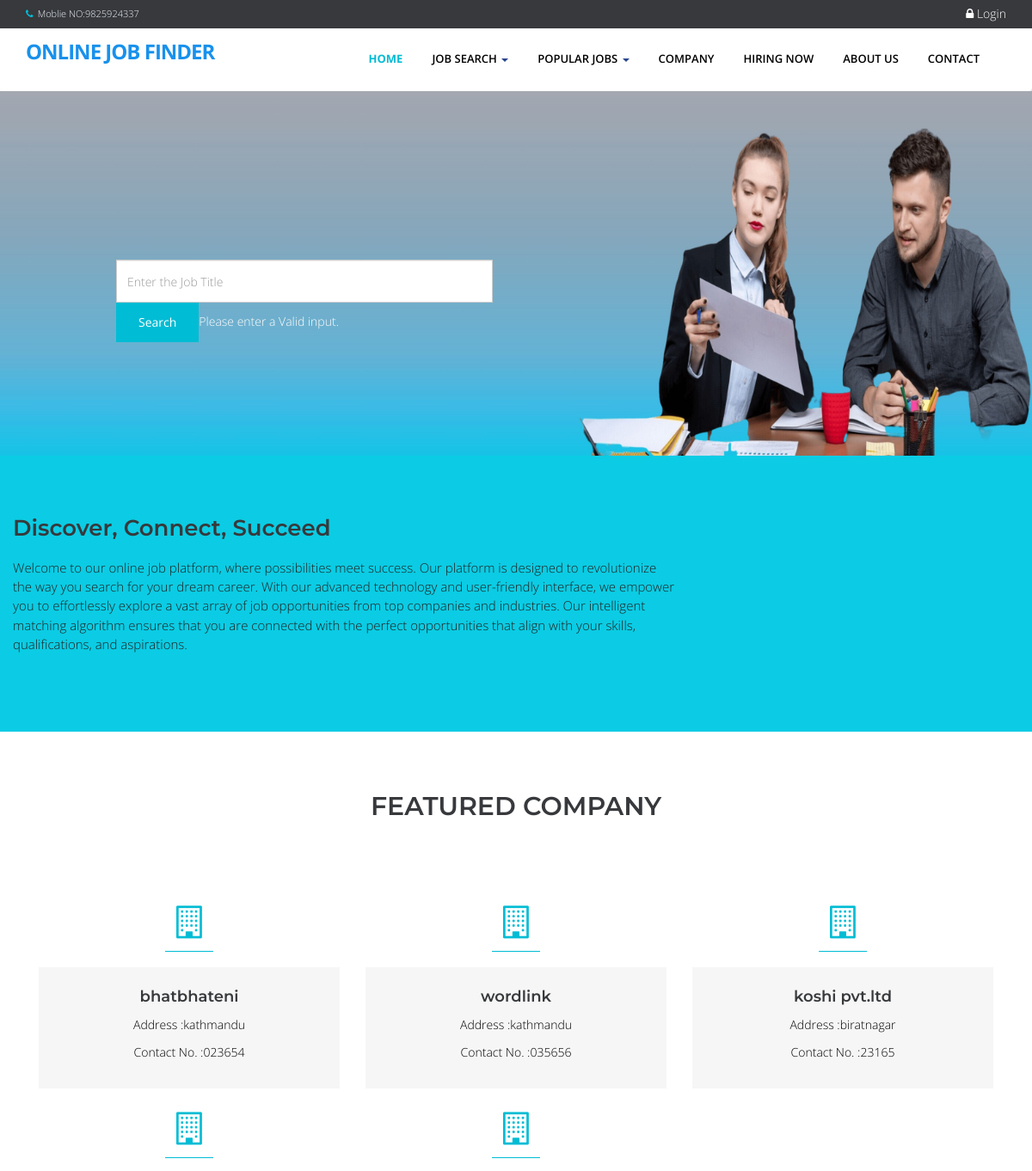
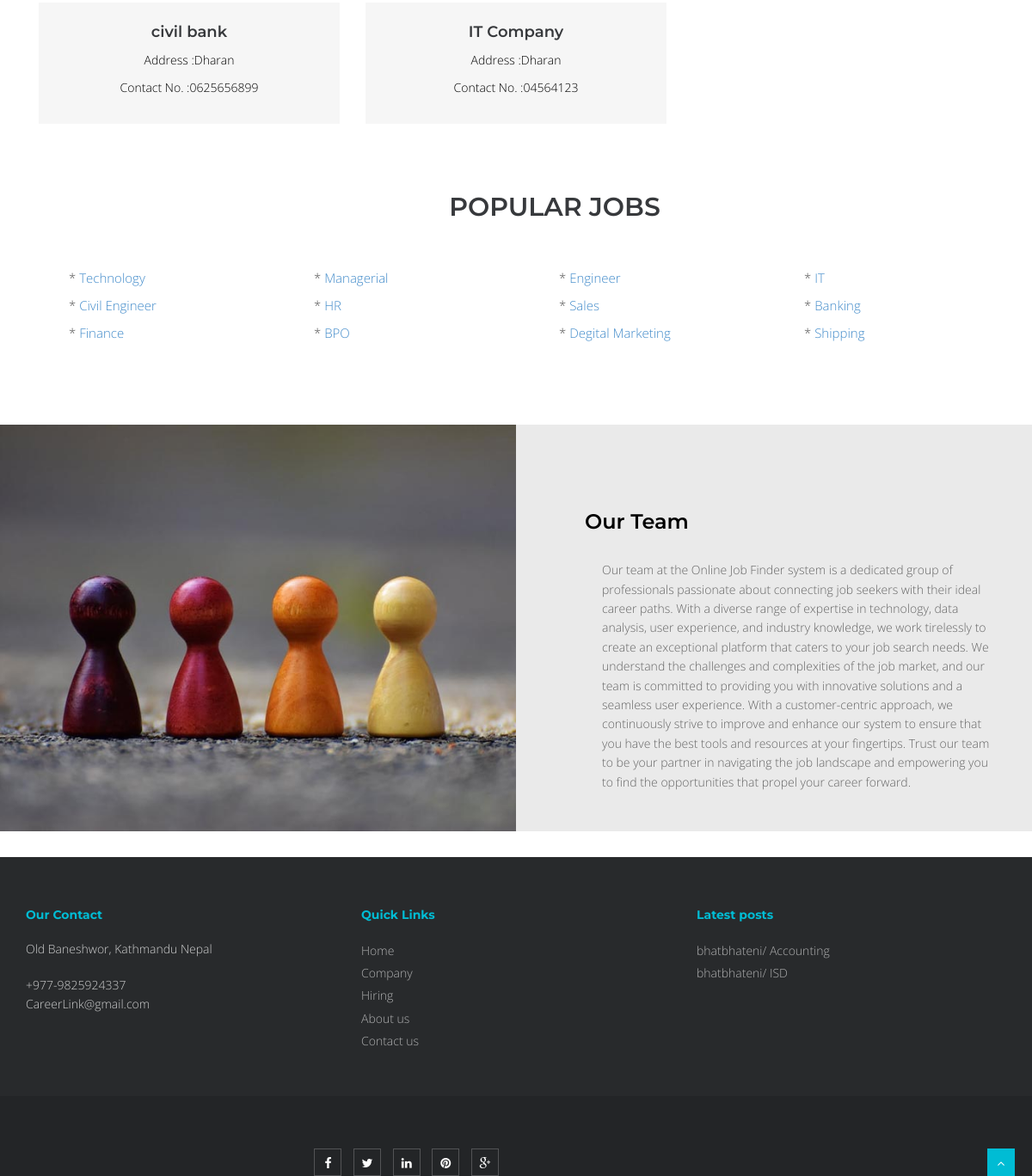
The page / on the database its author committed (2 pictures, top to bottom).
### tables this page shows
CREATE TABLE `tblcompany` (
  `COMPANYID` int(11) NOT NULL,
  `COMPANYNAME` varchar(90) NOT NULL,
  `COMPANYADDRESS` varchar(90) NOT NULL,
  `COMPANYCONTACTNO` varchar(30) NOT NULL,
  `COMPANYSTATUS` varchar(90) NOT NULL,
  `COMPANYMISSION` text NOT NULL
);

CREATE TABLE `tblcategory` (
  `CATEGORYID` int(11) NOT NULL,
  `CATEGORY` varchar(250) NOT NULL
);

CREATE TABLE `tbljob` (
  `JOBID` int(11) NOT NULL,
  `COMPANYID` int(11) NOT NULL,
  `CATEGORY` varchar(250) NOT NULL,
  `OCCUPATIONTITLE` varchar(90) NOT NULL,
  `REQ_NO_EMPLOYEES` int(11) NOT NULL,
  `SALARIES` double NOT NULL,
  `DURATION_EMPLOYEMENT` varchar(90) NOT NULL,
  `QUALIFICATION_WORKEXPERIENCE` text NOT NULL,
  `JOBDESCRIPTION` text NOT NULL,
  `PREFEREDSEX` varchar(30) NOT NULL,
  `SECTOR_VACANCY` text NOT NULL,
  `JOBSTATUS` varchar(90) NOT NULL,
  `DATEPOSTED` datetime NOT NULL
);

### index.php (called while the page is built, shortened)
<?php
require_once("include/initialize.php");
require_once("theme/templates.php");
?>

### include/database.php (called while the page is built, shortened)
<?php
class Database {
	var $sql_string = '';
	private $conn;
	public function open_connection() {
		$this->conn = mysqli_connect(server,user,pass);
		if(!$this->conn){
			echo "Problem in database connection! Contact administrator!";
			exit();
		}else{
			$db_select = mysqli_select_db($this->conn,database_name);
		}
	}
	function setQuery($sql='') {
		$this->sql_string=$sql;
	}
	function executeQuery() {
		$result = mysqli_query($this->conn,$this->sql_string);
		return $result;
	}
	private function confirm_query($result) {
		return $result;
	}
	function loadResultList( $key='' ) {
		$cur = $this->executeQuery();
		$array = array();
		while ($row = mysqli_fetch_object($cur)) {
			if ($key) {
				$array[$row->$key] = $row;
			} else {
				$array[] = $row;
			}
		}
		return $array;
	}
}
$mydb = new Database();
?>

### home.php (the view, shortened to what this page needs)
<section id="banner" height="50%">
         <div id="main-slider" class="flexslider">
             <ul class="slides">
               <li>
                 <img src="<?php echo web_root; ?>plugins/home-plugins/img/slides/wep8.jpeg" alt="" />
                 <div class="flex-caption">
             <div class="row">
   <form action="index.php" method="GET">
   <div class="input-group" style="align:Y-axis-40;">
   <input type="text" name="jobTitle" style = "height:50px; widhth:60px" class="form-control rounded"  placeholder="Enter the Job Title" aria-label="Search" aria-describedby="submit" />
   <button type="submit" class="btn btn-outline-primary">Search</button>
   <?php
    if (isset($_POST['search'])) {
        $searchTerm = $_POST['search'];
        if (empty($job)) {
            echo "No jobs found.";
        } else {
            echo "Search results for: " . $job;
        }
    } else {
        echo "Please enter a Valid input.";
    }
    ?>
            </ul>
 </div>
   </div>
   <section id="call-to-action-2">
     <div class="container-fluid">
       <div class="row">
         <div class="col-md-8 col-sm-9">
           <h3>Discover, Connect, Succeed</h3>
           <p>
           Welcome to our online job platform, where possibilities meet success.
            Our platform is designed to revolutionize the way you search for your dream career. With our
            advanced technology and user-friendly interface, we empower you to effortlessly explore a vast array of
             job opportunities from top companies and industries. Our intelligent matching algorithm ensures that you
             are connected with the perfect opportunities that align with your skills, qualifications, and aspirations.
           </p>
         </div>
       </div>
     </div>
   </section>
   <section id="content">
   <div class="container">
         <div class="row">
       <div class="col-md-12">
         <div class="aligncenter"><h2 class="aligncenter">Featured Company</h2></div>
         <br/>
       </div>
     </div>
     <?php
       $sql = "SELECT * FROM `tblcompany`";
       $mydb->setQuery($sql);
       $comp = $mydb->loadResultList();
       foreach ($comp as $company ) {
     ?>
             <div class="col-sm-4 info-blocks">
                 <i class="icon-info-blocks fa fa-building-o"></i>
                 <div class="info-blocks-in">
                     <h3><?php echo $company->COMPANYNAME;?></h3>
                     <p>Address :<?php echo $company->COMPANYADDRESS;?></p>
                     <p>Contact No. :<?php echo $company->COMPANYCONTACTNO;?></p>
                 </div>
             </div>
     <?php } ?>
   </div>
   </section>
   <section class="section-padding gray-bg">
     <div class="container">
       <div class="row">
         <div class="col-md-12">
           <div class="section-title text-center">
             <h2 >Popular Jobs</h2>
           </div>
         </div>
       </div>
       <div class="row">
         <div class="col-md-12 ">
           <?php
             $sql = "SELECT * FROM `tblcategory`";
             $mydb->setQuery($sql);
             $cur = $mydb->loadResultList();
             foreach ($cur as $result) {
               echo '<div class="col-md-3" style="font-size:15px;padding:5px">*
               <a href="'.web_root.'index.php?q=category&search='.$result->CATEGORY.'">
               '.$result->CATEGORY.'</a></div>';
             }
           ?>
         </div>
       </div>
     </div>
   </section>
   <section id="content-3-10" class="content-block data-section nopad content-3-10">
   <div class="image-container col-sm-6 col-xs-12 pull-left">
     <div class="background-image-holder">
     </div>
   </div>
   <div class="container-fluid">
     <div class="row">
       <div class="col-sm-6 col-sm-offset-6 col-xs-12 content">
         <div class="editContent">
           <h3>Our Team</h3>
         </div>
         <div class="editContent"  style="height:235px;">
           <p style=margin:20px;>
           Our team at the Online Job Finder system is a dedicated group of professionals passionate about connecting
           job seekers with their ideal career paths. With a diverse range of expertise in technology, data analysis,
           user experience, and industry knowledge, we work tirelessly to create an exceptional platform that caters to
           your job search needs. We understand the challenges and complexities of the job market, and our team is
           committed
           to providing you with innovative solutions and a seamless user experience. With a customer-centric approach,
           we continuously strive to improve and enhance our system to ensure that you have the best tools and resources
            at your fingertips. Trust our team to be your partner in navigating the
           job landscape and empowering you to find the opportunities that propel your career forward.
           </P>
         </div>
       </div>
     </div>
   </div>
 </section>

### theme/templates.php (shortened to what this page needs)
 <!DOCTYPE html>
<html lang="en">
<head>
<link href="<?php echo web_root; ?>plugins/home-plugins/css/bootstrap.min.css" rel="stylesheet" />
<link href="<?php echo web_root; ?>plugins/home-plugins/css/fancybox/jquery.fancybox.css" rel="stylesheet">
<link href="<?php echo web_root; ?>plugins/home-plugins/css/flexslider.css" rel="stylesheet" />
<link href="<?php echo web_root; ?>plugins/home-plugins/css/style.css" rel="stylesheet" />
<link rel="stylesheet" href="<?php echo web_root;?>plugins/font-awesome/css/font-awesome.min.css">
<link rel="stylesheet" href="<?php echo web_root;?>plugins/dataTables/jquery.dataTables.min.css">
<link rel="stylesheet" href="<?php echo web_root;?>plugins/dataTables/jquery.dataTables_themeroller.css">
<link href="<?php echo web_root; ?>plugins/datepicker/bootstrap-datetimepicker.min.css" rel="stylesheet" media="screen">
<link href="<?php echo web_root; ?>plugins/datepicker/datepicker3.css" rel="stylesheet" media="screen">
</head>
<body>
<div id="wrapper" class="home-page">
  <header>
        <div class="topbar navbar-fixed-top">
          <div class="container">
            <div class="row">
              <div class="col-md-12">
                <p class="pull-left hidden-xs"><i class="fa fa-phone"></i>Moblie NO:9825924337</p>
                <?php if (isset($_SESSION['APPLICANTID'])) {
                    $sql = "SELECT count(*) as 'COUNTNOTIF' FROM `tbljob` ORDER BY `DATEPOSTED` DESC";
                    $mydb->setQuery($sql);
                    $showNotif = $mydb->loadSingleResult();
                    $notif =isset($showNotif->COUNTNOTIF) ? $showNotif->COUNTNOTIF : 0;
                    $applicant = new Applicants();
                    $appl  = $applicant->single_applicant($_SESSION['APPLICANTID']);
                    $sql ="SELECT count(*) as 'COUNT' FROM `tbljobregistration` WHERE `PENDINGAPPLICATION`=0 AND `HVIEW`=0 AND `APPLICANTID`='{$appl->APPLICANTID}'";
                    $mydb->setQuery($sql);
                    $showMsg = $mydb->loadSingleResult();
                    $msg =isset($showMsg->COUNT) ? $showMsg->COUNT : 0;
                    echo ' <p class="pull-right login"><a title="View Notification(s)" href="'.web_root.'applicant/index.php?view=notification"> <i class="fa fa-bell-o"></i> <span class="label label-success">'.$notif.'</span></a> | <a title="View Message(s)" href="'.web_root.'applicant/index.php?view=message"> <i class="fa fa-envelope-o"></i> <span class="label label-success">'.$msg.'</span></a> | <a title="View Profile" href="'.web_root.'applicant/"> <i class="fa fa-user"></i> Howdy, '. $appl->FNAME. ' '.$appl->LNAME .' </a> | <a href="'.web_root.'logout.php">  <i class="fa fa-sign-out"> </i>Logout</a> </p>';
                    }else{ ?>
                      <p   class="pull-right login"><a data-target="#myModal" data-toggle="modal" href=""> <i class="fa fa-lock"></i> Login </a></p>
                <?php } ?>
              </div>
            </div>
          </div>
        </div>
        <div style="min-height: 30px;"></div>
        <div class="navbar navbar-default navbar-fixed" >
            <div class="container">
                <div class="navbar-header">
                    <a class="navbar-brand" href="<?php echo web_root; ?>index.php">Online Job Finder</a>
                </div>
                <div class="navbar-collapse collapse ">
                    <ul class="nav navbar-nav">
                        <li class="<?php echo !isset($_GET['q'])? 'active' :''?>"><a href="<?php echo web_root; ?>index.php">Home</a></li>
                        <li class="dropdown">
                          <a href="#" data-toggle="dropdown" class="dropdown-toggle">Job Search <b class="caret"></b></a>
                       </li>
                      <li class="dropdown <?php  if(isset($_GET['q'])) { if($_GET['q']=='category'){ echo 'active'; }else{ echo ''; }}  ?>">
                          <a href="#" data-toggle="dropdown" class="dropdown-toggle">Popular Jobs <b class="caret"></b></a>
                            <?php
                            $sql = "SELECT * FROM `tblcategory` LIMIT 10";
                            $mydb->setQuery($sql);
                            ?>
                       </li>
                        <li class="<?php  if(isset($_GET['q'])) { if($_GET['q']=='company'){ echo 'active'; }else{ echo ''; }}  ?>"><a href="<?php echo web_root; ?>index.php?q=company">Company</a></li>
                        <li class="<?php  if(isset($_GET['q'])) { if($_GET['q']=='hiring'){ echo 'active'; }else{ echo ''; }} ?>"><a href="<?php echo web_root; ?>index.php?q=hiring">Hiring Now</a></li>
                        <li class="<?php  if(isset($_GET['q'])) { if($_GET['q']=='About'){ echo 'active'; }else{ echo ''; }}  ?>"><a href="<?php echo web_root; ?>index.php?q=About">About Us</a></li>
                        <li class="<?php  if(isset($_GET['q'])) { if($_GET['q']=='Contact'){ echo 'active'; }else{ echo ''; }}  ?>"><a href="<?php echo web_root; ?>index.php?q=Contact">Contact</a></li>
                    </ul>
                </div>
            </div>
        </div>
  </header>
      <?php
       require_once $content;
        ?>
  <footer>
  <div class="container">
    <div class="row">
      <div class="col-md-4 col-sm-4">
        <div class="widget">
          <h5 class="widgetheading">Our Contact</h5>
          <address>
          Old Baneshwor, Kathmandu Nepal<br>
           </address>
          <p>
            <i class="icon-phone"></i> +977-9825924337<br>
            <i class="icon-envelope-alt"></i>CareerLink@gmail.com
          </p>
        </div>
      </div>
      <div class="col-md-4 col-sm-4">
        <div class="widget">
          <h5 class="widgetheading">Quick Links</h5>
          <ul class="link-list">
            <li><a href="<?php echo web_root; ?>index.php">Home</a></li>
            <li><a href="<?php echo web_root; ?>index.php?q=company">Company</a></li>
            <li><a href="<?php echo web_root; ?>index.php?q=hiring">Hiring</a></li>
            <li><a href="<?php echo web_root; ?>index.php?q=About">About us</a></li>
            <li><a href="<?php echo web_root; ?>index.php?q=Contact">Contact us</a></li>
          </ul>
        </div>
      </div>
      <div class="col-md-4 col-sm-4">
        <div class="widget">
          <h5 class="widgetheading">Latest posts</h5>
          <ul class="link-list">
            <?php
                  $sql = "SELECT * FROM `tblcompany` c,`tbljob` j WHERE c.`COMPANYID`=j.`COMPANYID`   ORDER BY DATEPOSTED DESC LIMIT 3" ;
                  $mydb->setQuery($sql);
                  $cur = $mydb->loadResultList();
                  foreach ($cur as $result) {
                    echo ' <li><a href="'.web_root.'index.php?q=viewjob&search='.$result->JOBID.'">'.$result->COMPANYNAME . '/ '. $result->OCCUPATIONTITLE .'</a></li>';
                  }
              ?>
          </ul>
        </div>
      </div>
    </div>
  </div>
  <div id="sub-footer">
    <div class="container">
      <div class="row">
        <div class="col-lg-6">
          </div>
        </div>
        <div class="col-lg-6">
          <ul class="social-network">
            <li><a href="#" data-placement="top" title="Facebook"><i class="fa fa-facebook"></i></a></li>
            <li><a href="#" data-placement="top" title="Twitter"><i class="fa fa-twitter"></i></a></li>
            <li><a href="#" data-placement="top" title="Linkedin"><i class="fa fa-linkedin"></i></a></li>
            <li><a href="#" data-placement="top" title="Pinterest"><i class="fa fa-pinterest"></i></a></li>
            <li><a href="#" data-placement="top" title="Google plus"><i class="fa fa-google-plus"></i></a></li>
          </ul>
        </div>
      </div>
    </div>
  </footer>
<a href="#" class="scrollup"><i class="fa fa-angle-up active"></i></a>
</body>
</html>

### theme/templates.php (style rules this page uses)
#content { min-height: 400px; color: #000; }
.login a { font-size: 14px; color: #fff; padding:0px; }

### rows shown on the page
tblcompany: COMPANYNAME "bhatbhateni", COMPANYADDRESS "kathmandu", COMPANYCONTACTNO "023654"
tblcompany: COMPANYNAME "wordlink", COMPANYADDRESS "kathmandu", COMPANYCONTACTNO "035656"
tblcompany: COMPANYNAME "koshi pvt.ltd", COMPANYADDRESS "biratnagar", COMPANYCONTACTNO "23165"
tblcompany: COMPANYNAME "civil bank", COMPANYADDRESS "Dharan", COMPANYCONTACTNO "0625656899"
tblcompany: COMPANYNAME "IT Company", COMPANYADDRESS "Dharan", COMPANYCONTACTNO "04564123"
tblcategory: CATEGORY "Technology"
tblcategory: CATEGORY "Managerial"
tblcategory: CATEGORY "Engineer"
tblcategory: CATEGORY "IT"
tblcategory: CATEGORY "Civil Engineer"
tblcategory: CATEGORY "HR"
tblcategory: CATEGORY "Sales"
tblcategory: CATEGORY "Banking"
tblcategory: CATEGORY "Finance"
tblcategory: CATEGORY "BPO"
tblcategory: CATEGORY "Degital Marketing"
tblcategory: CATEGORY "Shipping"
tbljob: COMPANYID.COMPANYNAME "bhatbhateni", OCCUPATIONTITLE "Accounting"
tbljob: COMPANYID.COMPANYNAME "bhatbhateni", OCCUPATIONTITLE "ISD"
